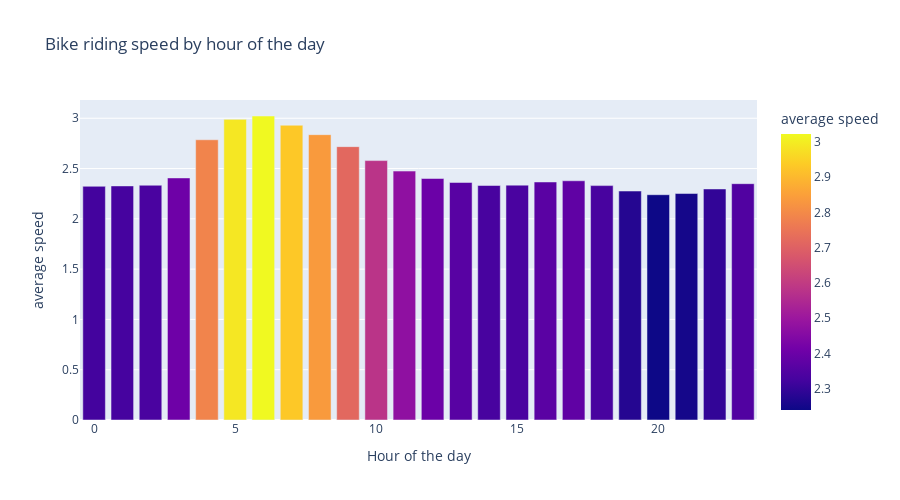

Notebook source saved alongside this figure:
### Code cell
byHr_speed = df[df["avg_speed"] != 0].groupby(df['Start Time'].dt.hour)["avg_speed"].mean()
byHr_speed = byHr_speed.reset_index()

fig = px.bar(byHr_speed, x='Start Time', y='avg_speed',
             color='avg_speed',
             labels={'Start Time':'Hour of the day', 'avg_speed':'average speed'}, 
             title='Bike riding speed by hour of the day', height=500)
fig.show()

### Figure 1 — Plotly figure (JSON) as saved in the notebook; plotly's stock layout.template omitted (floating-point values rounded to 4 significant figures)
{"data": [{"alignmentgroup": "True", "hovertemplate": "Hour of the day=%{x}<br>average speed=%{marker.color}<extra></extra>", "legendgroup": "", "marker": {"color": [2.323, 2.327, 2.334, 2.407, 2.786, 2.989, 3.023, 2.931, 2.837, 2.718, 2.579, 2.475, 2.401, 2.362, 2.332, 2.335, 2.367, 2.379, 2.33, 2.276, 2.24, 2.252, 2.297, 2.35], "coloraxis": "coloraxis", "pattern": {"shape": ""}}, "name": "", "offsetgroup": "", "orientation": "v", "showlegend": false, "textposition": "auto", "type": "bar", "x": [0, 1, 2, 3, 4, 5, 6, 7, 8, 9, 10, 11, 12, 13, 14, 15, 16, 17, 18, 19, 20, 21, 22, 23], "xaxis": "x", "y": [2.323, 2.327, 2.334, 2.407, 2.786, 2.989, 3.023, 2.931, 2.837, 2.718, 2.579, 2.475, 2.401, 2.362, 2.332, 2.335, 2.367, 2.379, 2.33, 2.276, 2.24, 2.252, 2.297, 2.35], "yaxis": "y"}], "layout": {"barmode": "relative", "coloraxis": {"colorbar": {"title": {"text": "average speed"}}, "colorscale": [[0, "#0d0887"], [0.1111, "#46039f"], [0.2222, "#7201a8"], [0.3333, "#9c179e"], [0.4444, "#bd3786"], [0.5556, "#d8576b"], [0.6667, "#ed7953"], [0.7778, "#fb9f3a"], [0.8889, "#fdca26"], [1, "#f0f921"]]}, "height": 500, "legend": {"tracegroupgap": 0}, "title": {"text": "Bike riding speed by hour of the day"}, "xaxis": {"anchor": "y", "domain": [0, 1], "title": {"text": "Hour of the day"}}, "yaxis": {"anchor": "x", "domain": [0, 1], "title": {"text": "average speed"}}}}
